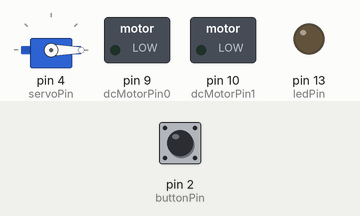
Simulated run of this sketch. Board: Arduino Uno, built with avr-gcc and run on an emulated ATmega328P. Parts: servo, switched loads named in the sketch (green lamp = pin HIGH), output pins drawn as LEDs (lit = HIGH). The inputs (shaded band) are chosen by the test bench; at power-on: pin 2 (buttonPin) HIGH.

Above: at 1.2 s.
1.3 s: pin 2 (buttonPin) pulled LOW for 0.15 s
At 3.0 s:
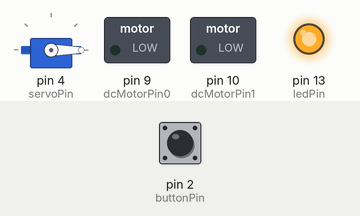
At 7.8 s:
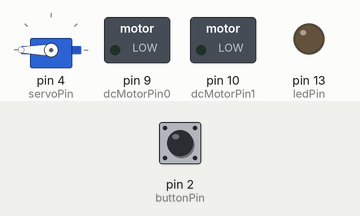
13.4 s: pin 2 (buttonPin) pulled LOW for 1 s
At 17.4 s:
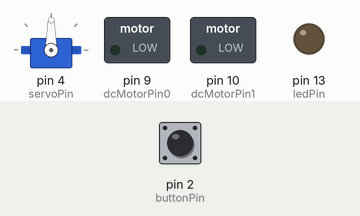
Timing chart, 0 to 27.0 s (numbered marks = the images above; inputs shaded):
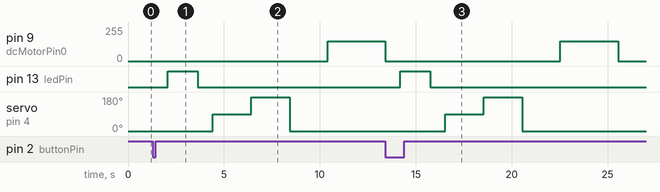

The sketch:

Test.ino
```cpp
#include <Servo.h>
// コメント、コメント以外の場所に全角の文字が入らないように注意。特に空白。
/* これもコメント */
const int buttonPin = 2;     // ボタン番号
int buttonState = 0;         // ボタン状態
const int ledPin = 13;       // LED番号
Servo myservo;               // サーボモーターを使用
const int servoPin = 4;      // サーボピン番号
const int dcMotorPin0 = 9;   // DCモーターの端子番号その１
const int dcMotorPin1 = 10;  // DCモーターの端子番号その２

void setup()  {
  // LEDピンを出力として初期化
  pinMode(ledPin, OUTPUT);

  // ボタンを入力として初期化
  pinMode(buttonPin, INPUT_PULLUP);

  // サーボモーターとサーボピンを関連付ける
  myservo.attach(servoPin);
  // サーボモータの初期角度を0度にする
  myservo.write(0);

  // DCモーターピンを出力として初期化
  pinMode(dcMotorPin0, OUTPUT);
  pinMode(dcMotorPin1, OUTPUT);
  // DCモーターを停止（両方に同じ値を入れると停止）
  analogWrite(dcMotorPin0, 0);
  analogWrite(dcMotorPin1, 0);
}

void loop()  {
  // ボタン状態を読み込む
  while(digitalRead(buttonPin)){
    // ボタンが押されたらループから出る
    if (buttonState == HIGH) {
      break;
    }
  }

  // LEDの明るさを0から255まで5ずつ増やす
  for(int fadeValue = 0 ; fadeValue <= 255; fadeValue +=5) {
    // アナログ値としてLEDの明るさをセットする
    analogWrite(ledPin, fadeValue);
    // 30ミリ秒待つ
    delay(30);
  }

  // LEDの明るさを255から0まで5ずつ減らす
  for(int fadeValue = 255 ; fadeValue >= 0; fadeValue -=5) {
    // アナログ値としてLEDの明るさをセットする
    analogWrite(ledPin, fadeValue);
    // 30ミリ秒待つ
    delay(30);
  }

  // Move servo motor
  myservo.write(90);   // サーボモーターを90度にする
  delay(2000);         // 2秒待つ
  myservo.write(180);  // サーボモーターを180度にする
  delay(2000);         // 2秒待つ
  myservo.write(0);    // サーボモーターを0度にする
  delay(2000);         // 2秒待つ

  // DCモーターを3秒間動かす
  analogWrite(dcMotorPin0, 150);
  delay(3000);
  // DCモーターを止める
  analogWrite(dcMotorPin0, 0);
}
```

Measured:
- after the input at 1.3 s, pin 9 (dcMotorPin0): 0/255 → 150/255 after 9.1 s; pin 13 (ledPin): LOW → HIGH after 0.78 s, → LOW 1.6 s later; servo on pin 4 (servoPin): 0° → 90° after 3.1 s, → 180° 2.0 s later, → 0° 2.0 s later
- after the input at 13.4 s, pin 13 (ledPin): LOW → HIGH after 0.80 s, → LOW 1.6 s later; servo on pin 4 (servoPin): 0° → 90° after 3.1 s, → 180° 2.0 s later, → 0° 2.0 s later
